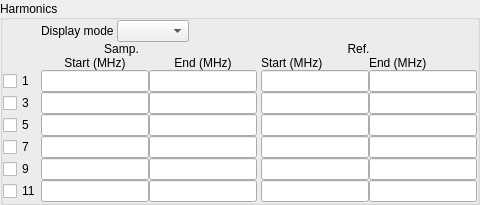
               <widget class="QGroupBox" name="groupBox_settings_harmonics">
                <property name="enabled">
                 <bool>true</bool>
                </property>
                <property name="sizePolicy">
                 <sizepolicy hsizetype="Preferred" vsizetype="Preferred">
                  <horstretch>0</horstretch>
                  <verstretch>0</verstretch>
                 </sizepolicy>
                </property>
                <property name="font">
                 <font>
                  <weight>50</weight>
                  <bold>false</bold>
                 </font>
                </property>
                <property name="title">
                 <string>Harmonics</string>
                </property>
                <property name="alignment">
                 <set>Qt::AlignLeading|Qt::AlignLeft|Qt::AlignVCenter</set>
                </property>
                <property name="flat">
                 <bool>true</bool>
                </property>
                <property name="checkable">
                 <bool>false</bool>
                </property>
                <layout class="QGridLayout" name="gridLayout_5">
                 <property name="leftMargin">
                  <number>0</number>
                 </property>
                 <property name="topMargin">
                  <number>0</number>
                 </property>
                 <property name="rightMargin">
                  <number>0</number>
                 </property>
                 <property name="bottomMargin">
                  <number>0</number>
                 </property>
                 <property name="spacing">
                  <number>0</number>
                 </property>
                 <item row="3" column="0">
                  <layout class="QGridLayout" name="gridLayout">
                   <property name="spacing">
                    <number>0</number>
                   </property>
                   <item row="4" column="0">
                    <widget class="QCheckBox" name="checkBox_harm1">
                     <property name="sizePolicy">
                      <sizepolicy hsizetype="Preferred" vsizetype="Fixed">
                       <horstretch>0</horstretch>
                       <verstretch>0</verstretch>
                      </sizepolicy>
                     </property>
                     <property name="text">
                      <string>1</string>
                     </property>
                    </widget>
                   </item>
                   <item row="8" column="1">
                    <widget class="QLineEdit" name="lineEdit_startf9">
                     <property name="readOnly">
                      <bool>true</bool>
                     </property>
                    </widget>
                   </item>
                   <item row="5" column="0">
                    <widget class="QCheckBox" name="checkBox_harm3">
                     <property name="sizePolicy">
                      <sizepolicy hsizetype="Preferred" vsizetype="Fixed">
                       <horstretch>0</horstretch>
                       <verstretch>0</verstretch>
                      </sizepolicy>
                     </property>
                     <property name="text">
                      <string>3</string>
                     </property>
                    </widget>
                   </item>
                   <item row="6" column="0">
                    <widget class="QCheckBox" name="checkBox_harm5">
                     <property name="sizePolicy">
                      <sizepolicy hsizetype="Preferred" vsizetype="Fixed">
                       <horstretch>0</horstretch>
                       <verstretch>0</verstretch>
                      </sizepolicy>
                     </property>
                     <property name="text">
                      <string>5</string>
                     </property>
                    </widget>
                   </item>
                   <item row="4" column="1">
                    <widget class="QLineEdit" name="lineEdit_startf1">
                     <property name="readOnly">
                      <bool>true</bool>
                     </property>
                    </widget>
                   </item>
                   <item row="7" column="1">
                    <widget class="QLineEdit" name="lineEdit_startf7">
                     <property name="readOnly">
                      <bool>true</bool>
                     </property>
                    </widget>
                   </item>
                   <item row="8" column="0">
                    <widget class="QCheckBox" name="checkBox_harm9">
                     <property name="sizePolicy">
                      <sizepolicy hsizetype="Preferred" vsizetype="Fixed">
                       <horstretch>0</horstretch>
                       <verstretch>0</verstretch>
                      </sizepolicy>
                     </property>
                     <property name="text">
                      <string>9</string>
                     </property>
                    </widget>
                   </item>
                   <item row="5" column="1">
                    <widget class="QLineEdit" name="lineEdit_startf3">
                     <property name="readOnly">
                      <bool>true</bool>
                     </property>
                    </widget>
                   </item>
                   <item row="7" column="0">
                    <widget class="QCheckBox" name="checkBox_harm7">
                     <property name="sizePolicy">
                      <sizepolicy hsizetype="Preferred" vsizetype="Fixed">
                       <horstretch>0</horstretch>
                       <verstretch>0</verstretch>
                      </sizepolicy>
                     </property>
                     <property name="text">
                      <string>7</string>
                     </property>
                    </widget>
                   </item>
                   <item row="6" column="1">
                    <widget class="QLineEdit" name="lineEdit_startf5">
                     <property name="readOnly">
                      <bool>true</bool>
                     </property>
                    </widget>
                   </item>
                   <item row="9" column="0">
                    <widget class="QCheckBox" name="checkBox_harm11">
                     <property name="sizePolicy">
                      <sizepolicy hsizetype="Preferred" vsizetype="Fixed">
                       <horstretch>0</horstretch>
                       <verstretch>0</verstretch>
                      </sizepolicy>
                     </property>
                     <property name="text">
                      <string>11</string>
                     </property>
                    </widget>
                   </item>
                   <item row="9" column="1">
                    <widget class="QLineEdit" name="lineEdit_startf11">
                     <property name="readOnly">
                      <bool>true</bool>
                     </property>
                    </widget>
                   </item>
                   <item row="1" column="1">
                    <widget class="QLabel" name="label_settings_control_label1">
                     <property name="text">
                      <string>Start (MHz)</string>
                     </property>
                     <property name="alignment">
                      <set>Qt::AlignCenter</set>
                     </property>
                    </widget>
                   </item>
                   <item row="4" column="2">
                    <widget class="QLineEdit" name="lineEdit_endf1">
                     <property name="readOnly">
                      <bool>true</bool>
                     </property>
                    </widget>
                   </item>
                   <item row="4" column="4">
                    <spacer name="horizontalSpacer_28">
                     <property name="orientation">
                      <enum>Qt::Horizontal</enum>
                     </property>
                     <property name="sizeType">
                      <enum>QSizePolicy::Fixed</enum>
                     </property>
                     <property name="sizeHint" stdset="0">
                      <size>
                       <width>4</width>
                       <height>20</height>
                      </size>
                     </property>
                    </spacer>
                   </item>
                   <item row="5" column="7">
                    <widget class="QLineEdit" name="lineEdit_endf3_r">
                     <property name="readOnly">
                      <bool>true</bool>
                     </property>
                    </widget>
                   </item>
                   <item row="4" column="7">
                    <widget class="QLineEdit" name="lineEdit_endf1_r">
                     <property name="readOnly">
                      <bool>true</bool>
                     </property>
                    </widget>
                   </item>
                   <item row="6" column="7">
                    <widget class="QLineEdit" name="lineEdit_endf5_r">
                     <property name="readOnly">
                      <bool>true</bool>
                     </property>
                    </widget>
                   </item>
                   <item row="8" column="7">
                    <widget class="QLineEdit" name="lineEdit_endf9_r">
                     <property name="readOnly">
                      <bool>true</bool>
                     </property>
                    </widget>
                   </item>
                   <item row="9" column="7">
                    <widget class="QLineEdit" name="lineEdit_endf11_r">
                     <property name="readOnly">
                      <bool>true</bool>
                     </property>
                    </widget>
                   </item>
                   <item row="7" column="7">
                    <widget class="QLineEdit" name="lineEdit_endf7_r">
                     <property name="readOnly">
                      <bool>true</bool>
                     </property>
                    </widget>
                   </item>
                   <item row="4" column="5">
                    <widget class="QLineEdit" name="lineEdit_startf1_r">
                     <property name="readOnly">
                      <bool>true</bool>
                     </property>
                    </widget>
                   </item>
                   <item row="5" column="2">
                    <widget class="QLineEdit" name="lineEdit_endf3">
                     <property name="readOnly">
                      <bool>true</bool>
                     </property>
                    </widget>
                   </item>
                   <item row="5" column="5">
                    <widget class="QLineEdit" name="lineEdit_startf3_r">
                     <property name="readOnly">
                      <bool>true</bool>
                     </property>
                    </widget>
                   </item>
                   <item row="6" column="2">
                    <widget class="QLineEdit" name="lineEdit_endf5">
                     <property name="readOnly">
                      <bool>true</bool>
                     </property>
                    </widget>
                   </item>
                   <item row="6" column="5">
                    <widget class="QLineEdit" name="lineEdit_startf5_r">
                     <property name="readOnly">
                      <bool>true</bool>
                     </property>
                    </widget>
                   </item>
                   <item row="7" column="2">
                    <widget class="QLineEdit" name="lineEdit_endf7">
                     <property name="readOnly">
                      <bool>true</bool>
                     </property>
                    </widget>
                   </item>
                   <item row="7" column="5">
                    <widget class="QLineEdit" name="lineEdit_startf7_r">
                     <property name="readOnly">
                      <bool>true</bool>
                     </property>
                    </widget>
                   </item>
                   <item row="8" column="2">
                    <widget class="QLineEdit" name="lineEdit_endf9">
                     <property name="readOnly">
                      <bool>true</bool>
                     </property>
                    </widget>
                   </item>
                   <item row="8" column="5">
                    <widget class="QLineEdit" name="lineEdit_startf9_r">
                     <property name="readOnly">
                      <bool>true</bool>
                     </property>
                    </widget>
                   </item>
                   <item row="9" column="2">
                    <widget class="QLineEdit" name="lineEdit_endf11">
                     <property name="readOnly">
                      <bool>true</bool>
                     </property>
                    </widget>
                   </item>
                   <item row="9" column="5">
                    <widget class="QLineEdit" name="lineEdit_startf11_r">
                     <property name="readOnly">
                      <bool>true</bool>
                     </property>
                    </widget>
                   </item>
                   <item row="1" column="2">
                    <widget class="QLabel" name="label_settings_control_label2">
                     <property name="text">
                      <string>End (MHz)</string>
                     </property>
                     <property name="alignment">
                      <set>Qt::AlignCenter</set>
                     </property>
                    </widget>
                   </item>
                   <item row="1" column="5">
                    <widget class="QLabel" name="label_settings_control_label1_r">
                     <property name="text">
                      <string>Start (MHz)</string>
                     </property>
                    </widget>
                   </item>
                   <item row="1" column="7">
                    <widget class="QLabel" name="label_settings_control_label2_r">
                     <property name="text">
                      <string>End (MHz)</string>
                     </property>
                    </widget>
                   </item>
                  </layout>
                 </item>
                 <item row="0" column="0">
                  <layout class="QHBoxLayout" name="horizontalLayout_23">
                   <item>
                    <spacer name="horizontalSpacer_22">
                     <property name="orientation">
                      <enum>Qt::Horizontal</enum>
                     </property>
                     <property name="sizeType">
                      <enum>QSizePolicy::Preferred</enum>
                     </property>
                     <property name="sizeHint" stdset="0">
                      <size>
                       <width>38</width>
                       <height>20</height>
                      </size>
                     </property>
                    </spacer>
                   </item>
                   <item>
                    <widget class="QLabel" name="label_9">
                     <property name="text">
                      <string>Display mode </string>
                     </property>
                     <property name="buddy">
                      <cstring>comboBox_settings_control_dispmode</cstring>
                     </property>
                    </widget>
                   </item>
                   <item>
                    <widget class="QComboBox" name="comboBox_settings_control_dispmode"/>
                   </item>
                   <item>
                    <spacer name="horizontalSpacer_23">
                     <property name="orientation">
                      <enum>Qt::Horizontal</enum>
                     </property>
                     <property name="sizeHint" stdset="0">
                      <size>
                       <width>0</width>
                       <height>20</height>
                      </size>
                     </property>
                    </spacer>
                   </item>
                  </layout>
                 </item>
                 <item row="1" column="0">
                  <layout class="QHBoxLayout" name="horizontalLayout_settings_control_sampref">
                   <property name="spacing">
                    <number>0</number>
                   </property>
                   <item>
                    <widget class="QLabel" name="label_settings_control_samp">
                     <property name="text">
                      <string>Samp.</string>
                     </property>
                     <property name="alignment">
                      <set>Qt::AlignCenter</set>
                     </property>
                    </widget>
                   </item>
                   <item>
                    <widget class="QLabel" name="label_settings_control_ref">
                     <property name="text">
                      <string>Ref.</string>
                     </property>
                     <property name="alignment">
                      <set>Qt::AlignCenter</set>
                     </property>
                    </widget>
                   </item>
                  </layout>
                 </item>
                </layout>
               </widget>
